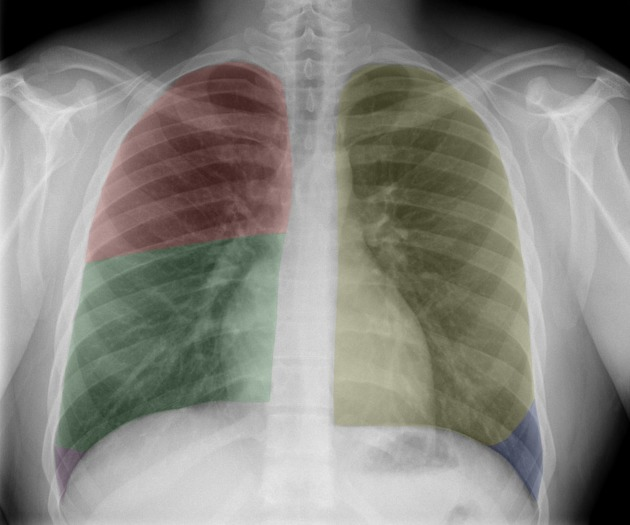
%> input picture BSCOMPUTER ENGINEERING/4th YEAR OF COMPUTER ENGINEERING/7th SEMESTER/DIGITAL IMAGE PROCESSING/PROJECTS OF DIGITAL IMAGE PROCESSING/PROJECT PROGRAMS/PROJECT MATLAB CODE/Lung Segmentation chest x-rays.jpg, 630 x 525 px
$ octave LungSegmentationchestxrays.m   (GNU Octave 9; MATLAB toolbox functions it lacks are replaced by stand-ins)
%> lines starting %> are read from the running program, lines starting %| are printed output that depends on the picture; in (x1, y1, x2, y2) boxes, pixels count from 0 and x2, y2 are one past the last pixel; in counts of white or black regions, pixels touching at a corner belong together; the program's own positions count from 1
% Read the input image
img = imread('Lung Segmentation chest x-rays.jpg');
%> img is the input picture: size 525x630x3 uint8; mean R, G, B 134, 133.3, 127
if size(img, 3) > 1
    img = rgb2gray(img);
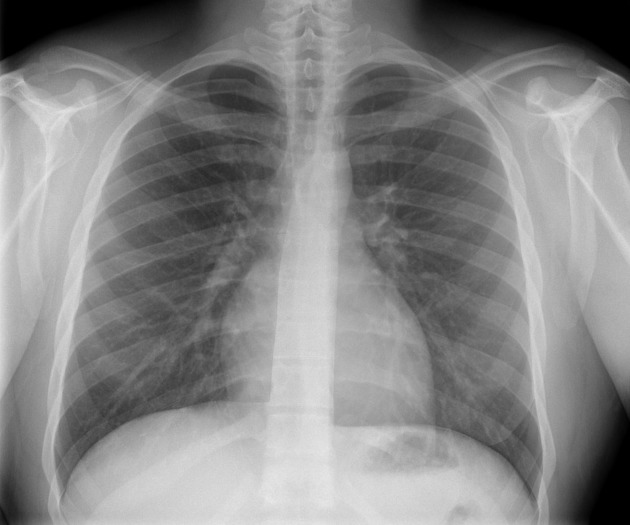
%> img: size 525x630 uint8; min 0, max 232, mean 132.8
end
img = im2double(img);
%> img: size 525x630 double

% Preprocessing and Noise Removal
% Apply Gaussian filter for noise reduction
img_denoised = imgaussfilt(img, 2);

% Histogram Equalization
img_histeq = adapthisteq(img_denoised);

% Normalization
img_normalized = (img_histeq - min(img_histeq(:))) / (max(img_histeq(:)) - min(img_histeq(:)));

% Bone Suppression using morphological operations
se_bone = strel('disk', 15);
background = imopen(img_normalized, se_bone);
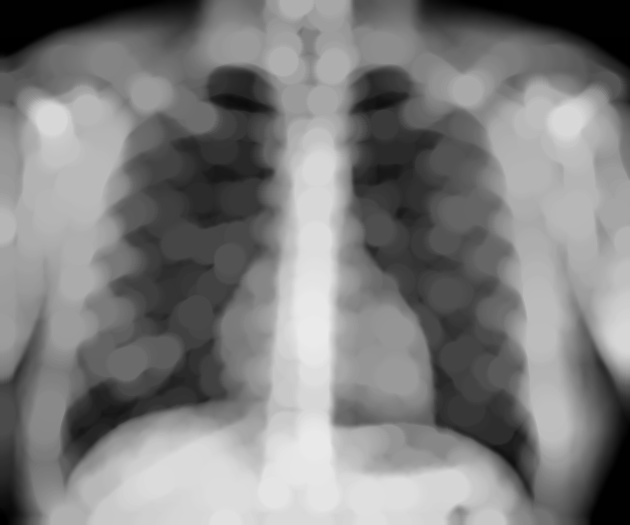
%> background: size 525x630 double; min 0, max 0.92, mean 0.496
img_bone_suppressed = img_normalized - background;
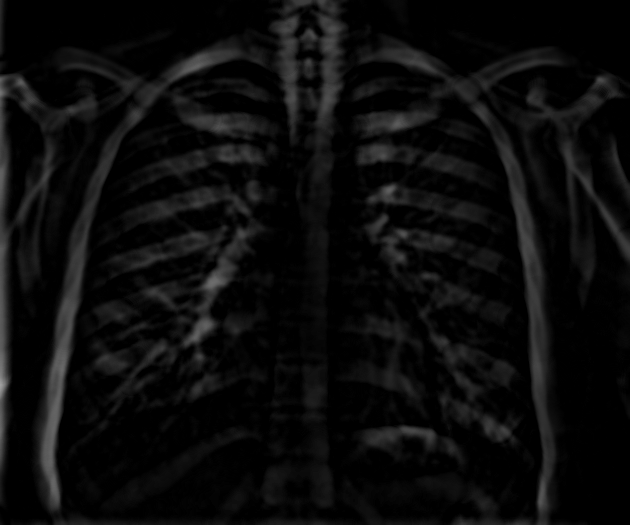
%> img_bone_suppressed: size 525x630 double; min 0, max 0.635, mean 0.0474

% Global Thresholding
level = graythresh(img_bone_suppressed);
%> level = 0.0941
img_global_thresh = imbinarize(img_bone_suppressed, level);
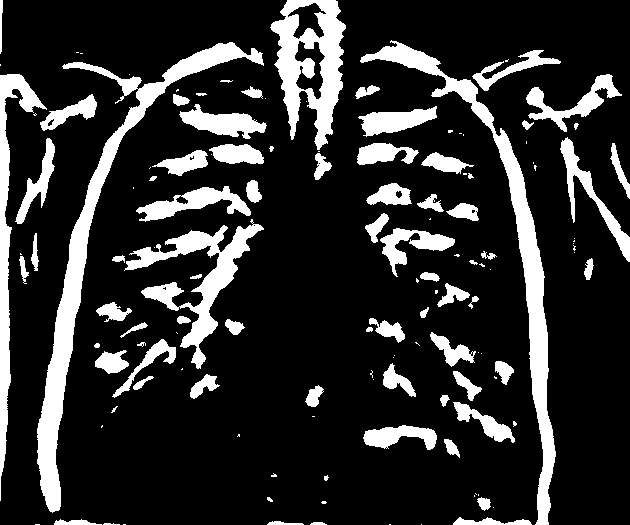
%> img_global_thresh: size 525x630 logical; 18% white; 134 white regions (58 under 20 px), largest, box (x1, y1, x2, y2) and area: (37, 42, 264, 513) 9760, (360, 40, 556, 525) 8219, (270, 0, 346, 150) 5680

% Adaptive Thresholding
img_adaptive_thresh = imbinarize(img_bone_suppressed, 'adaptive', 'Sensitivity', 0.4);
%> img_adaptive_thresh: size 525x630 logical; 30% white; 355 white regions (254 under 20 px), largest, box (x1, y1, x2, y2) and area: (360, 34, 576, 525) 11839, (37, 37, 264, 513) 11526, (280, 0, 346, 507) 10846

% Edge Detection using different methods
% Canny Edge Detection
img_canny = edge(img_bone_suppressed, 'Canny');
%> img_canny: size 525x630 logical; 6.1% white in thin lines or dots

% Sobel Filter
img_sobel = edge(img_bone_suppressed, 'Sobel');
%> img_sobel: size 525x630 logical; 2% white in thin lines or dots

% Prewitt Filter
img_prewitt = edge(img_bone_suppressed, 'Prewitt');
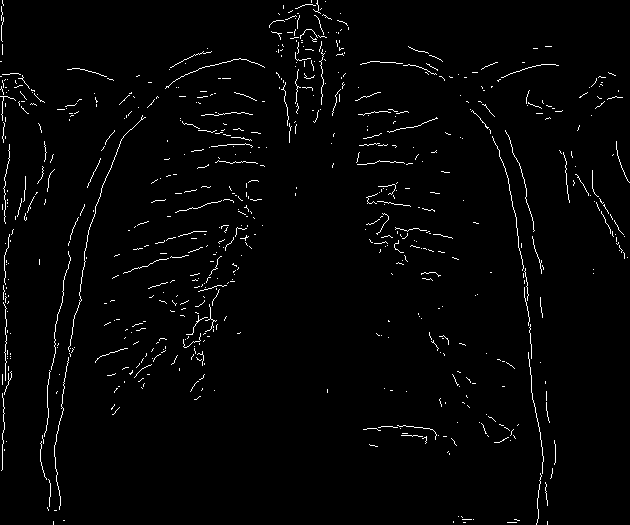
%> img_prewitt: size 525x630 logical; 2% white in thin lines or dots

% Morphological Operations
se = strel('disk', 3);

% Dilation
img_dilated = imdilate(img_adaptive_thresh, se);
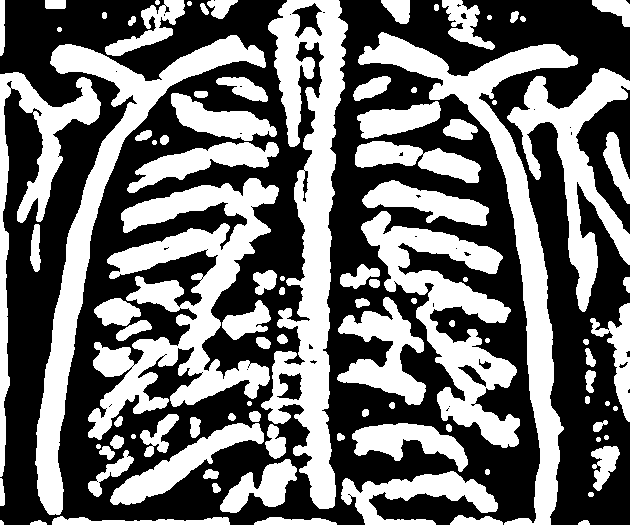
%> img_dilated: size 525x630 logical; 43.7% white; 99 white regions (1 under 20 px), largest, box (x1, y1, x2, y2) and area: (261, 0, 348, 509) 19005, (88, 178, 279, 440) 18239, (358, 32, 578, 525) 15222

% Erosion
img_eroded = imerode(img_adaptive_thresh, se);
%> img_eroded: size 525x630 logical; 18.3% white; 159 white regions (69 under 20 px), largest, box (x1, y1, x2, y2) and area: (363, 37, 570, 525) 8640, (40, 39, 261, 511) 8341, (301, 0, 344, 360) 5240

% Opening (Erosion followed by Dilation)
img_opened = imopen(img_adaptive_thresh, se);
%> img_opened: size 525x630 logical; 28.3% white; 119 white regions (3 under 20 px), largest, box (x1, y1, x2, y2) and area: (361, 35, 576, 525) 11769, (38, 37, 263, 513) 11407, (299, 0, 346, 507) 10228

% Closing (Dilation followed by Erosion)
img_closed = imclose(img_adaptive_thresh, se);
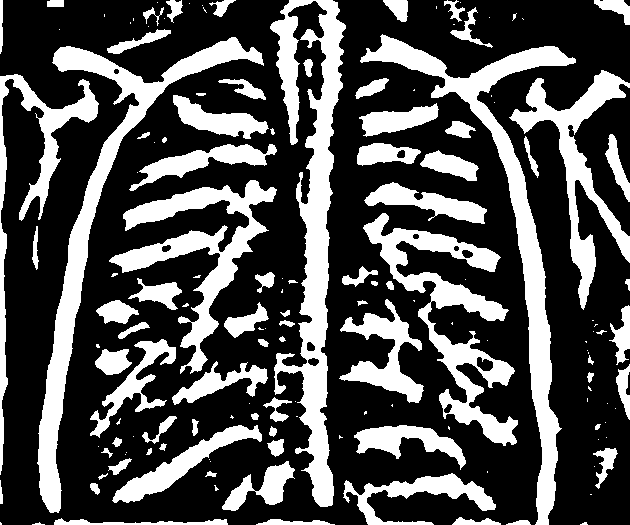
%> img_closed: size 525x630 logical; 31.1% white; 151 white regions (67 under 20 px), largest, box (x1, y1, x2, y2) and area: (270, 0, 346, 507) 13620, (360, 34, 576, 525) 11915, (37, 37, 264, 513) 11602

% Display results
figure('Position', [100 100 1200 800]);

subplot(4,4,1), imshow(img), title('Original Image')
subplot(4,4,2), imshow(img_denoised), title('Denoised')
subplot(4,4,3), imshow(img_histeq), title('Histogram Equalized')
subplot(4,4,4), imshow(img_normalized), title('Normalized')
subplot(4,4,5), imshow(img_bone_suppressed), title('Bone Suppressed')
subplot(4,4,6), imshow(img_global_thresh), title('Global Threshold')
subplot(4,4,7), imshow(img_adaptive_thresh), title('Adaptive Threshold')
subplot(4,4,8), imshow(img_canny), title('Canny Edge')
subplot(4,4,9), imshow(img_sobel), title('Sobel Edge')
subplot(4,4,10), imshow(img_prewitt), title('Prewitt Edge')
subplot(4,4,11), imshow(img_dilated), title('Dilated')
subplot(4,4,12), imshow(img_eroded), title('Eroded')
subplot(4,4,13), imshow(img_opened), title('Opened')
subplot(4,4,14), imshow(img_closed), title('Closed')

% Save processed images
imwrite(img_denoised, 'denoised.png');
imwrite(img_histeq, 'histogram_equalized.png');
imwrite(img_normalized, 'normalized.png');
imwrite(img_bone_suppressed, 'bone_suppressed.png');
imwrite(img_global_thresh, 'global_threshold.png');
imwrite(img_adaptive_thresh, 'adaptive_threshold.png');
imwrite(img_canny, 'canny_edge.png');
imwrite(img_sobel, 'sobel_edge.png');
imwrite(img_prewitt, 'prewitt_edge.png');
imwrite(img_dilated, 'dilated.png');
imwrite(img_eroded, 'eroded.png');
imwrite(img_opened, 'opened.png');
imwrite(img_closed, 'closed.png');
